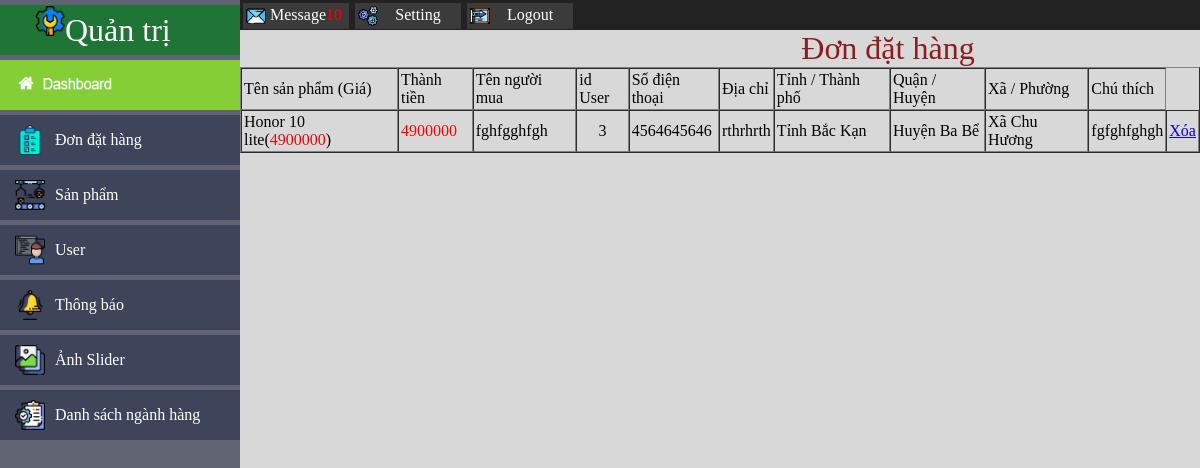
Screenshot of /admin/index.php?admin=1&c=dondathang with the database file from the repository.
### tables this page shows
CREATE TABLE `sanpham` (
  `idSp` bigint(20) UNSIGNED NOT NULL,
  `tenSp` varchar(100) NOT NULL,
  `tenSpKhongDau` char(100) DEFAULT NULL,
  `gia` int(11) NOT NULL,
  `giaSale` int(11) NOT NULL,
  `loaiHang` char(50) NOT NULL,
  `luotXem` int(11) DEFAULT '0',
  `luotMua` int(11) DEFAULT '0',
  `urlHinh` char(50) DEFAULT NULL,
  `thongtinSp` varchar(1000) DEFAULT NULL
);

CREATE TABLE `donhang` (
  `idDonHang` bigint(20) UNSIGNED NOT NULL,
  `listSp` char(200) NOT NULL,
  `tien` int(11) DEFAULT NULL,
  `idUser` int(11) NOT NULL,
  `diaChi` varchar(300) DEFAULT NULL,
  `sdt` char(12) NOT NULL,
  `tenNguoiNhan` varchar(50) DEFAULT NULL,
  `chuThich` varchar(100) DEFAULT NULL,
  `tinh` char(100) DEFAULT NULL,
  `huyen` char(100) DEFAULT NULL,
  `xa` char(100) DEFAULT NULL
);

### admin/index.php (called while the page is built, shortened)
<?php
  require "controllers/Controller.php";
?>

### lib/DB.php (called while the page is built, shortened)
<?php
  class DB
  {
      private $con;
function connect()
{
    if (!$this->con){
        $this->con = mysqli_connect("localhost" , "root" , "" , "webbanhang") or die ('Lỗi kết nối');
        mysqli_query($this->con, "SET character_set_results = 'utf8', character_set_client = 'utf8', character_set_database = 'utf8', character_set_server = 'utf8'");
    }
}
function get_list($sql)
{
    $result = mysqli_query($this->con, $sql);
    $return = array();
    while ($row = mysqli_fetch_array($result)){
        $return[] = $row;
    }
    return $return;
}
function get_row($sql)
{
    $result = mysqli_query($this->con, $sql);
    $row = mysqli_fetch_array($result);
    if ($row){
        return $row;
    }
    return false;
}
  }
?>

### admin/models/M_don_dat_hang.php (called while the page is built, shortened)
<?php
 require_once "lib/DB.php";
 class M_don_dat_hang extends DB{
     public function GetDonDatHang(){
        $qr=" select * from donhang ";
       return $this->get_list($qr);
     }
     public function GetSanPham($idSp){
        $qr=" select * from sanpham where idSp=$idSp";
       return $this->get_row($qr);
     }
 }
?>

### admin/views/V_don_dat_hang.php (the view)
<center><table class="table" border="1px" cellpadding="2px" cellspacing="0px">
<tr >
  <font color="#8d1d1d" size="6">Đơn đặt hàng</font>
</tr>
<tr class="row1">
    <td>Tên sản phẩm (Giá)</td>
    <td>Thành tiền</td>
    <td>Tên người mua</td>
    <td>id User</td>
    <td>Số điện thoại</td>
    <td>Địa chỉ</td>
    <td>Tỉnh / Thành phố</td>
    <td>Quận / Huyện</td>
    <td>Xã / Phường</td>
    <td>Chú thích</td>
</tr>
<?php
    foreach($listDonHang as $row){
?>
     <tr>
     <td><?php
        $listTenSp=explode(",", $row["listSp"]);
        $thanhtien=0;
        foreach($listTenSp as $value){
          $rowTenSp=$M_dondathang->GetSanPham($value);
          $thanhtien+=$rowTenSp["giaSale"];
          echo $rowTenSp["tenSp"].'(<font color="red">'. $rowTenSp["giaSale"].'</font>)'.'<br>';
        }
     ?></td>
     <td><font color="red"><?php echo $thanhtien  ?></font></td>
     <td><?php echo $row["tenNguoiNhan"]  ?></td>
     <td align="center"><?php echo $row["idUser"]  ?></td>
     <td><?php echo $row["sdt"]  ?></td>
     <td><?php echo $row["diaChi"]  ?></td>
     <td><?php echo $row["tinh"]  ?></td>
     <td><?php echo $row["huyen"]  ?></td>
     <td><?php echo $row["xa"]  ?></td>
     <td><?php echo $row["chuThich"]  ?></td>
     <td><a onclick="return confirm('Bạn có chắc muốn xóa');" href="index.php?admin=&c=dondathang&a=xoadondathang&idDH=<?php echo $row["idDonHang"]  ?>">Xóa</a></td>
     </tr>
<?php
}
 ?>
</table>
</center>

### public/cssAdmin/styleMain.css (style rules this page uses)
body { margin:0px; padding:0px; display:flex; }

### rows the page displays
donhang: thanhtien "4900000", tenNguoiNhan "fghfgghfgh", idUser "3", sdt "4564645646", diaChi "rthrhrth", tinh "Tỉnh Bắc Kạn", huyen "Huyện Ba Bể", xa "Xã Chu Hương", chuThich "fgfghfghgh"
sanpham: tenSp "Honor 10 lite", giaSale "4900000"
